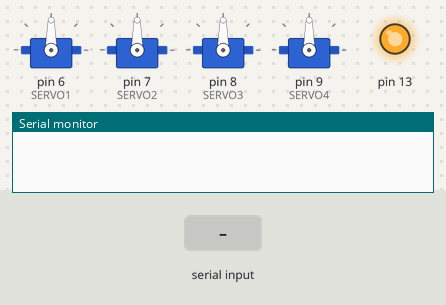
The sketch below on a simulated Arduino Uno, built with avr-gcc and run on an emulated ATmega328P. Parts: 4 × servo, output pins drawn as LEDs (lit = HIGH), the last lines printed to the serial monitor. The test bench sets the inputs (shaded band).

Above: at 0.1 s.
At 2.7 s:
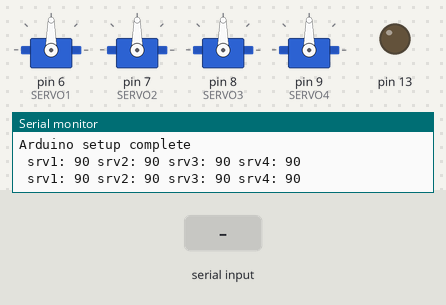
2.8 s: "90,45\n" received over Serial
Timing chart, 0 to 5.8 s (numbered marks = the images above; inputs shaded):
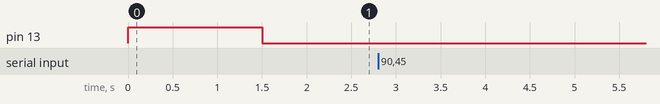

The sketch:

manual_servo_angle_set.ino.ino
```cpp
/*
  Simple routine for maual servo adjust (serial)
  Input serial: servoID,angle
  Example: 1,120 - servo 1 to angle 120
*/
#include <Servo.h>
#define LOG_PERIOD 1000  //Serial output logging period in milliseconds.

//PIN declarations:
#define SERVO1 6
#define SERVO2 7
#define SERVO3 8
#define SERVO4 9
#define SERVOSTARTPOS 90 //start angle

//servo declaratons for valve control
Servo servo1;
Servo servo2;
Servo servo3;
Servo servo4;

//define and set some global variables
unsigned long previousMillis;  //variable for time measurement
unsigned int counter = 0; //benchmark

void setup()
{
  Serial.begin(115200);

  servo1.attach(SERVO1);
  servo2.attach(SERVO2);
  servo3.attach(SERVO3);
  servo4.attach(SERVO4);
  servo1.write(SERVOSTARTPOS);
  servo2.write(SERVOSTARTPOS);
  servo3.write(SERVOSTARTPOS);
  servo4.write(SERVOSTARTPOS);

  //flash onboard led to indicate setup done
  pinMode(13, OUTPUT);
  digitalWrite(13, HIGH);
  delay(1500);
  digitalWrite(13, LOW);
  Serial.println("Arduino setup complete");
}

void loop() {
  unsigned long currentMillis = millis(); //time concept

  //Serial output every LOG_PERIOD milliseconds
  if (currentMillis - previousMillis > LOG_PERIOD) {
    previousMillis = currentMillis;
    //Serial.print("loops/sec:: ");
    //Serial.print(counter);
    Serial.print(" srv1: ");
    Serial.print(servo1.read());
    Serial.print(" srv2: ");
    Serial.print(servo2.read());
    Serial.print(" srv3: ");
    Serial.print(servo3.read());
    Serial.print(" srv4: ");
    Serial.println(servo4.read());
    //counter = 0;
  }
  //counter++;
}

void serialEvent() { //runs on interrupt hardware RX.
  while (Serial.available() > 0) {
    // look for the next valid integer in the incoming serial stream:
    byte servoid = Serial.parseInt();
    int servoangle = Serial.parseInt();
    //Echo received variables back to master for verification, which must then retransmit if error
    if (Serial.read() == '\n') {
      Serial.print(servoid);
      Serial.print(",");
      Serial.println(servoangle);
     if (servoid == 1) {servo1.write(servoangle);}
     if (servoid==2) {servo2.write(servoangle);}
     if (servoid==3) {servo3.write(servoangle);}
     if (servoid==4) {servo4.write(servoangle);}
    }
  }
}
```
